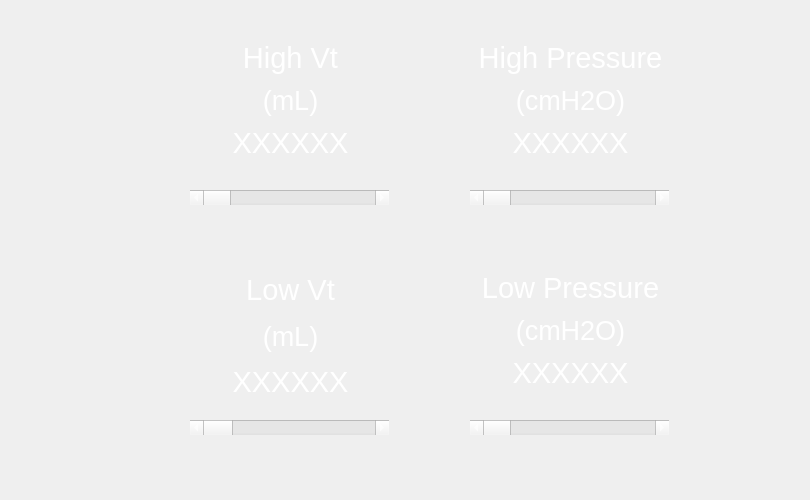
<?xml version="1.0" encoding="UTF-8"?>
<ui version="4.0">
 <class>Form</class>
 <widget class="QWidget" name="Form">
  <property name="geometry">
   <rect>
    <x>0</x>
    <y>0</y>
    <width>810</width>
    <height>500</height>
   </rect>
  </property>
  <property name="windowTitle">
   <string>Form</string>
  </property>
  <widget class="QWidget" name="layoutWidget">
   <property name="geometry">
    <rect>
     <x>190</x>
     <y>270</y>
     <width>201</width>
     <height>132</height>
    </rect>
   </property>
   <property name="styleSheet">
    <string notr="true">color: rgb(255, 255, 255);</string>
   </property>
   <layout class="QVBoxLayout" name="verticalLayout_6">
    <item>
     <widget class="QLabel" name="lowVt_label_set">
      <property name="font">
       <font>
        <family>Arial</family>
        <pointsize>22</pointsize>
       </font>
      </property>
      <property name="styleSheet">
       <string notr="true">color: rgb(255, 255, 255);</string>
      </property>
      <property name="text">
       <string>Low Vt</string>
      </property>
      <property name="alignment">
       <set>Qt::AlignCenter</set>
      </property>
     </widget>
    </item>
    <item>
     <widget class="QLabel" name="setVt_units_2">
      <property name="font">
       <font>
        <family>Arial</family>
        <pointsize>20</pointsize>
       </font>
      </property>
      <property name="styleSheet">
       <string notr="true">color: rgb(255, 255, 255);</string>
      </property>
      <property name="text">
       <string>(mL)</string>
      </property>
      <property name="alignment">
       <set>Qt::AlignCenter</set>
      </property>
     </widget>
    </item>
    <item>
     <widget class="QLabel" name="setLowVtvar_alarm">
      <property name="font">
       <font>
        <family>Arial</family>
        <pointsize>22</pointsize>
       </font>
      </property>
      <property name="styleSheet">
       <string notr="true">color: rgb(255, 255, 255);</string>
      </property>
      <property name="text">
       <string>XXXXXX</string>
      </property>
      <property name="alignment">
       <set>Qt::AlignCenter</set>
      </property>
     </widget>
    </item>
   </layout>
  </widget>
  <widget class="QWidget" name="layoutWidget">
   <property name="geometry">
    <rect>
     <x>470</x>
     <y>40</y>
     <width>201</width>
     <height>121</height>
    </rect>
   </property>
   <property name="styleSheet">
    <string notr="true">color: rgb(255, 255, 255);</string>
   </property>
   <layout class="QVBoxLayout" name="verticalLayout_9">
    <item>
     <widget class="QLabel" name="PEEP_label_set">
      <property name="font">
       <font>
        <family>Arial</family>
        <pointsize>22</pointsize>
       </font>
      </property>
      <property name="styleSheet">
       <string notr="true">color: rgb(255, 255, 255);</string>
      </property>
      <property name="text">
       <string>High Pressure</string>
      </property>
      <property name="alignment">
       <set>Qt::AlignCenter</set>
      </property>
     </widget>
    </item>
    <item>
     <widget class="QLabel" name="setPEEP_units">
      <property name="font">
       <font>
        <family>Arial</family>
        <pointsize>20</pointsize>
       </font>
      </property>
      <property name="styleSheet">
       <string notr="true">color: rgb(255, 255, 255);</string>
      </property>
      <property name="text">
       <string>(cmH2O)</string>
      </property>
      <property name="alignment">
       <set>Qt::AlignCenter</set>
      </property>
     </widget>
    </item>
    <item>
     <widget class="QLabel" name="setHighPressurevar_alarm">
      <property name="font">
       <font>
        <family>Arial</family>
        <pointsize>22</pointsize>
       </font>
      </property>
      <property name="styleSheet">
       <string notr="true">color: rgb(255, 255, 255);</string>
      </property>
      <property name="text">
       <string>XXXXXX</string>
      </property>
      <property name="alignment">
       <set>Qt::AlignCenter</set>
      </property>
     </widget>
    </item>
   </layout>
  </widget>
  <widget class="QWidget" name="layoutWidget">
   <property name="geometry">
    <rect>
     <x>190</x>
     <y>40</y>
     <width>201</width>
     <height>121</height>
    </rect>
   </property>
   <property name="styleSheet">
    <string notr="true">color: rgb(255, 255, 255);</string>
   </property>
   <layout class="QVBoxLayout" name="verticalLayout_7">
    <item>
     <widget class="QLabel" name="HighVt_label_set">
      <property name="font">
       <font>
        <family>Arial</family>
        <pointsize>22</pointsize>
       </font>
      </property>
      <property name="styleSheet">
       <string notr="true">color: rgb(255, 255, 255);</string>
      </property>
      <property name="text">
       <string>High Vt</string>
      </property>
      <property name="alignment">
       <set>Qt::AlignCenter</set>
      </property>
     </widget>
    </item>
    <item>
     <widget class="QLabel" name="setVt_units">
      <property name="font">
       <font>
        <family>Arial</family>
        <pointsize>20</pointsize>
       </font>
      </property>
      <property name="styleSheet">
       <string notr="true">color: rgb(255, 255, 255);</string>
      </property>
      <property name="text">
       <string>(mL)</string>
      </property>
      <property name="alignment">
       <set>Qt::AlignCenter</set>
      </property>
     </widget>
    </item>
    <item>
     <widget class="QLabel" name="setHighVtvar_alarm">
      <property name="font">
       <font>
        <family>Arial</family>
        <pointsize>22</pointsize>
       </font>
      </property>
      <property name="styleSheet">
       <string notr="true">color: rgb(255, 255, 255);</string>
      </property>
      <property name="text">
       <string>XXXXXX</string>
      </property>
      <property name="alignment">
       <set>Qt::AlignCenter</set>
      </property>
     </widget>
    </item>
   </layout>
  </widget>
  <widget class="QScrollBar" name="setLowVtScrollBar_alarm">
   <property name="geometry">
    <rect>
     <x>190</x>
     <y>420</y>
     <width>199</width>
     <height>15</height>
    </rect>
   </property>
   <property name="styleSheet">
    <string notr="true">color: rgb(255, 255, 255);</string>
   </property>
   <property name="maximum">
    <number>10</number>
   </property>
   <property name="pageStep">
    <number>2</number>
   </property>
   <property name="value">
    <number>0</number>
   </property>
   <property name="orientation">
    <enum>Qt::Horizontal</enum>
   </property>
  </widget>
  <widget class="QScrollBar" name="setHighVtScrollBar_alarm">
   <property name="geometry">
    <rect>
     <x>190</x>
     <y>190</y>
     <width>199</width>
     <height>15</height>
    </rect>
   </property>
   <property name="styleSheet">
    <string notr="true">color: rgb(255, 255, 255);</string>
   </property>
   <property name="orientation">
    <enum>Qt::Horizontal</enum>
   </property>
  </widget>
  <widget class="QScrollBar" name="setHighPressureScrollBar_alarm">
   <property name="geometry">
    <rect>
     <x>470</x>
     <y>190</y>
     <width>199</width>
     <height>15</height>
    </rect>
   </property>
   <property name="styleSheet">
    <string notr="true">color: rgb(255, 255, 255);</string>
   </property>
   <property name="orientation">
    <enum>Qt::Horizontal</enum>
   </property>
  </widget>
  <widget class="QWidget" name="layoutWidget_2">
   <property name="geometry">
    <rect>
     <x>470</x>
     <y>270</y>
     <width>201</width>
     <height>121</height>
    </rect>
   </property>
   <property name="styleSheet">
    <string notr="true">color: rgb(255, 255, 255);</string>
   </property>
   <layout class="QVBoxLayout" name="verticalLayout_11">
    <item>
     <widget class="QLabel" name="Tplateau_label_set">
      <property name="font">
       <font>
        <family>Arial</family>
        <pointsize>22</pointsize>
       </font>
      </property>
      <property name="styleSheet">
       <string notr="true">color: rgb(255, 255, 255);</string>
      </property>
      <property name="text">
       <string>Low Pressure</string>
      </property>
      <property name="alignment">
       <set>Qt::AlignCenter</set>
      </property>
     </widget>
    </item>
    <item>
     <widget class="QLabel" name="setTplateau_units">
      <property name="font">
       <font>
        <family>Arial</family>
        <pointsize>20</pointsize>
       </font>
      </property>
      <property name="styleSheet">
       <string notr="true">color: rgb(255, 255, 255);</string>
      </property>
      <property name="text">
       <string>(cmH2O)</string>
      </property>
      <property name="alignment">
       <set>Qt::AlignCenter</set>
      </property>
     </widget>
    </item>
    <item>
     <widget class="QLabel" name="setLowPressurevar_alarm">
      <property name="font">
       <font>
        <family>Arial</family>
        <pointsize>22</pointsize>
       </font>
      </property>
      <property name="styleSheet">
       <string notr="true">color: rgb(255, 255, 255);</string>
      </property>
      <property name="text">
       <string>XXXXXX</string>
      </property>
      <property name="alignment">
       <set>Qt::AlignCenter</set>
      </property>
     </widget>
    </item>
   </layout>
  </widget>
  <widget class="QScrollBar" name="setLowPressureScrollBar_alarm">
   <property name="geometry">
    <rect>
     <x>470</x>
     <y>420</y>
     <width>199</width>
     <height>15</height>
    </rect>
   </property>
   <property name="styleSheet">
    <string notr="true">color: rgb(255, 255, 255);</string>
   </property>
   <property name="orientation">
    <enum>Qt::Horizontal</enum>
   </property>
  </widget>
 </widget>
 <resources/>
 <connections/>
</ui>
